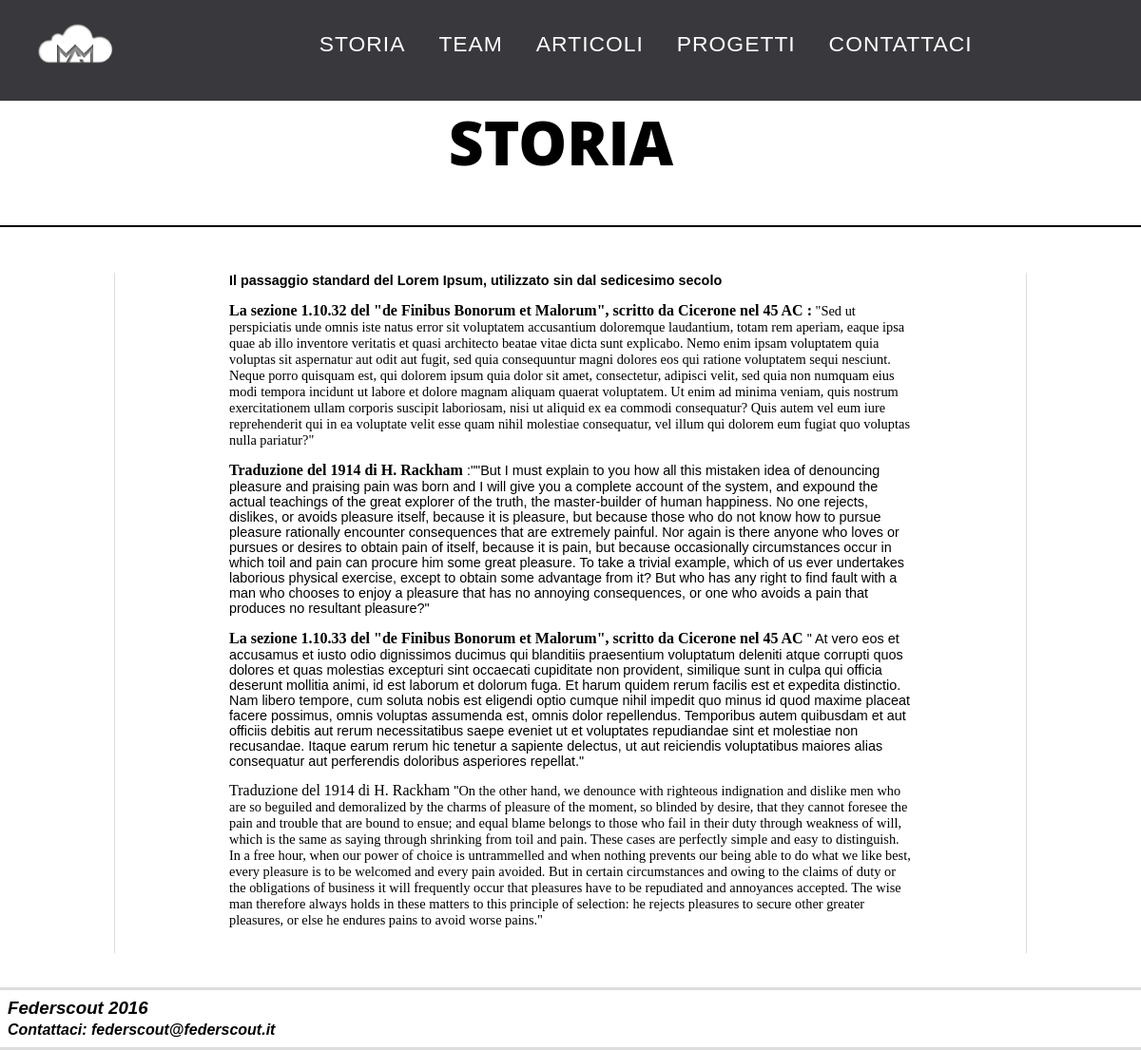
Screenshot of /storia.php with the database file from the repository.
### tables this page shows
CREATE TABLE `pagine` (
  `id` int(10) NOT NULL,
  `pagina` varchar(100) DEFAULT NULL
);

CREATE TABLE `storia` (
  `id` int(10) NOT NULL,
  `storia` text
);

### storia.php (the view, shortened to what this page needs)
	<div class="boxpagina2">
		<div class="pagina2">
			<?php
		        $query = mysql_query("select * from pagine");
				$ris = mysql_fetch_array($query);
				if($ris['pagina']= "STORIA") echo $ris['pagina'];
			?>
		</div>
	</div>
<?php
		$query = mysql_query("select * from storia");
		$ris = mysql_fetch_array($query);
		if($ris['id']=="1")	echo" <div id=\"content\"> $ris[storia] </div>";
?>

### css/stile.css (style rules this page uses)
* { padding: 0em; margin: 0em; }
html, body { font-family: Verdana, Arial, Helvetica, sans-serif; max-width: 2048px; margin: auto; border: none; }
a:link { color: black; text-decoration:none; }
nav a { position: relative; display: inline-block; margin: 10px 15px; outline: none; color: #000; text-decoration: none; text-transform: uppercase; letter-spacing: 1px; font-weight: 400; text-shadow: 0 0 1px rgba(255,255,255,0.3); font-size: 1.30em; }
.cl-effect-21 a { padding-top:1em; padding-bottom:0.5em; color: white; font-weight: 200; text-shadow: none; -webkit-transition: color 0.3s; -moz-transition: color 0.3s; transition: color 0.3s; }
.cl-effect-21 a::before, .cl-effect-21 a::after { position: absolute; left: 0; width: 100%; height: 2px; background: #186EBF; content: ''; opacity: 0; -webkit-transition: opacity 0.3s, -webkit-transform 0.3s; -moz-transition: opacity 0.3s, -moz-transform 0.3s; transition: opacity 0.3s, transform 0.3s; -webkit-transform: translateY(-10px); -moz-transform: translateY(-10px); transform: translateY(-10px); }
.cl-effect-21 a::before { top: 0; -webkit-transform: translateY(-10px); -moz-transform: translateY(-10px); transform: translateY(-10px); }
.cl-effect-21 a::after { bottom: 0; -webkit-transform: translateY(10px); -moz-transform: translateY(10px); transform: translateY(10px); }
#contentM { position: relative; height: 20%; width: 100%; left:0; right:auto; top: 0; }
.logo { margin-top: -1em; margin-bottom: -2em; float:left; height:9em; width:9em; }
#menu { text-align:center; font-size: 1.1em; font-weight: bold; overflow: hidden; background-color: #39393d; width: 100%; float: center; }
#content { border-left: 1px solid #ddd; border-right: 1px solid #ddd; margin-left:10%; margin-right:10%; font-size: 0.9em; padding-left: 10%; padding-right: 10%; padding-bottom: 0.8em; }
#content p { margin-top: 1em; margin-bottom: 1em; }
#footer { height:10%; border-top: 3px solid #ddd; font-style: italic; padding: 0.5em; border-bottom: 3px solid #ddd; }
#footer p { text-align: center; font-size: 0.8em; }
.pagina2 { margin-left: 22.5%; color: rgb(0,0,0); text-align: center; font-family:Open Sans; display:block; font-size:4em; font-weight:800; text-transform:uppercase; width:10em; }
.sepl2 { border-top-color:rgb(0, 0, 0); font-size:14px; }
.separatore2 { margin-bottom:3em; margin-top: 2.8em; width:100%; }
.linea { border-top-color:rgb(0,0,0); border-top-style:solid; border-top-width:0.2em; display:block; }

### rows the page displays
pagine: pagina "STORIA"
storia: storia "Il passaggio standard del Lorem Ipsum, utilizzato sin dal sedicesimo secolo La sezione 1.10.32 del \"de Finibus Bonorum et Malorum\", scritto da Cicerone nel 45 AC : \"Sed ut perspiciatis unde omnis iste natus error sit voluptatem accusantium doloremque laudantium, totam rem aperiam, eaque ipsa quae ab illo inventore veritatis et quasi architecto beatae vitae dicta sunt explicabo. Nemo enim ipsam voluptatem quia voluptas sit aspernatur aut odit aut fugit, sed quia consequuntur magni dolores eos qui ratione voluptatem sequi nesciunt. Neque porro quisquam est, qui dolorem ipsum quia dolor sit amet, consectetur, adipisci velit, sed quia non numquam eius modi tempora incidunt ut labore et dolore…"
